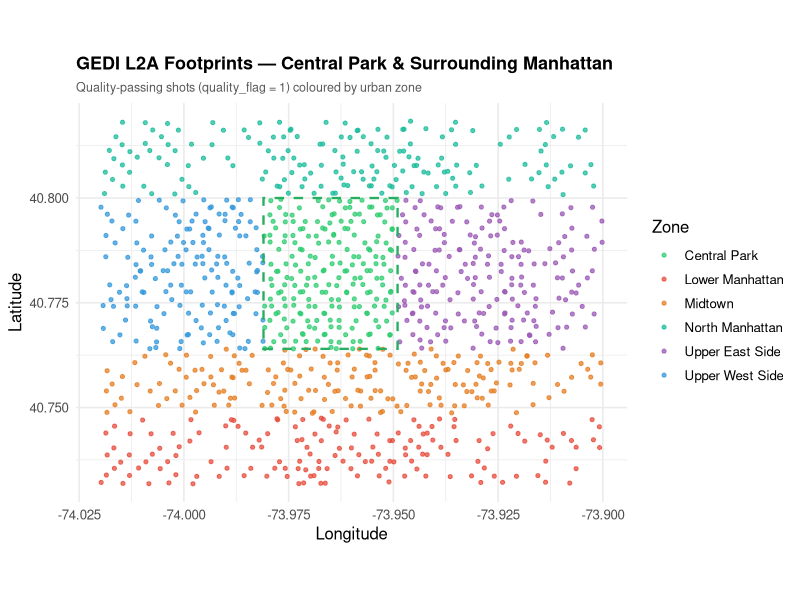
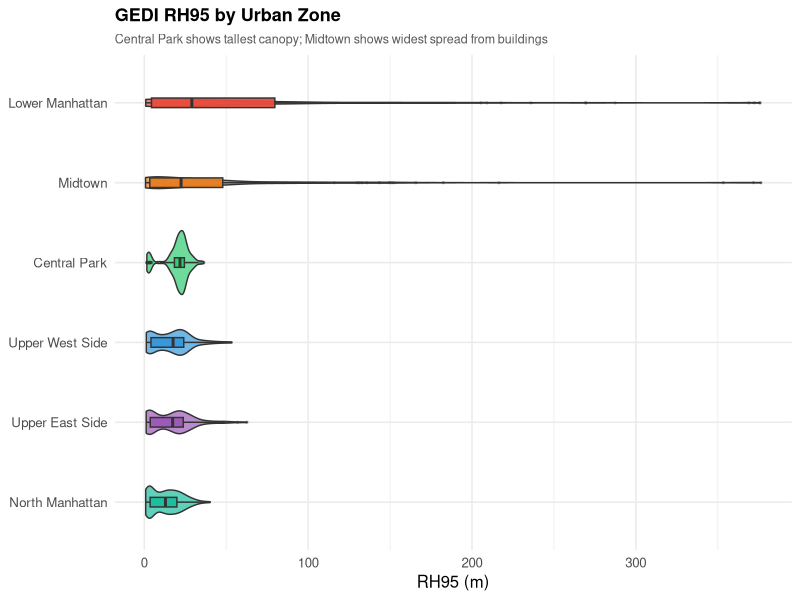
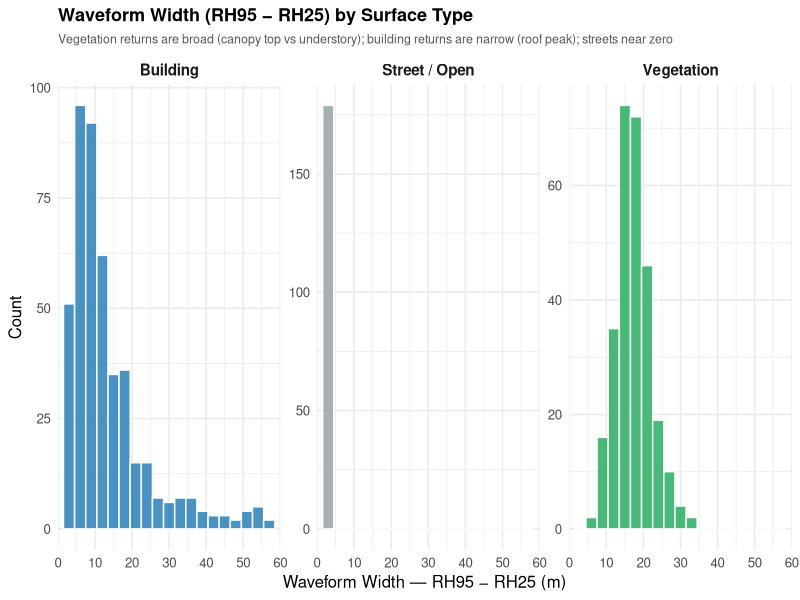
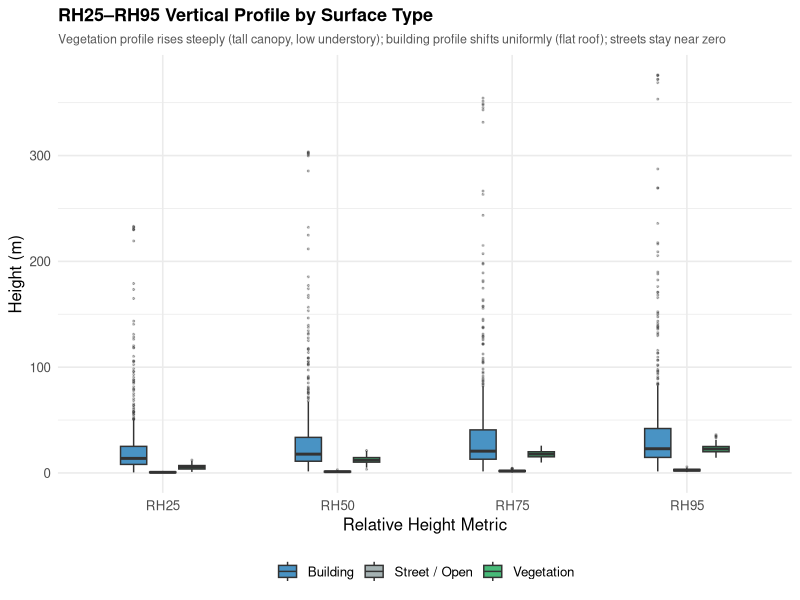
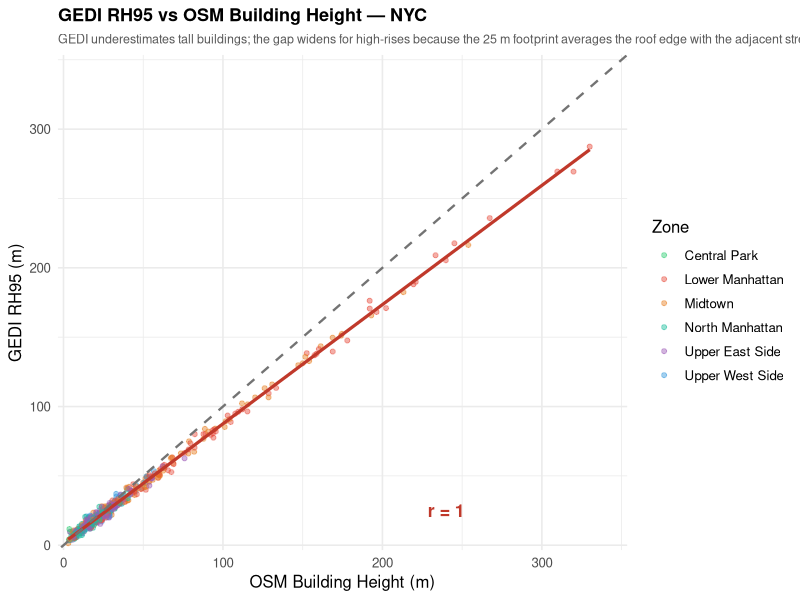
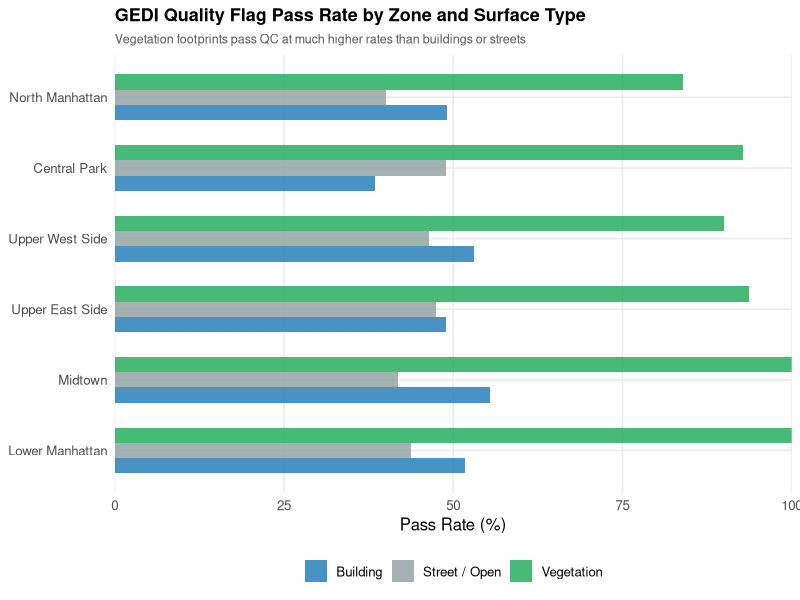

Write R code to recreate these figures, in order. (Note: this script raises an error after producing the figures.)
library(ggplot2)
library(dplyr)
library(tidyr)
library(patchwork)
library(scales)
library(viridis)

set.seed(2025)
outdir <- "C:/Users/dchu/OneDrive - Oklahoma A and M System/code/Dingjin_blog/posts/gedi-urban-nyc"

# ── Study area: Central Park + surrounding Manhattan ─────────────────────────
# lon -74.02 to -73.90, lat 40.73 to 40.82

# Simulate GEDI track footprints (ascending + descending passes)
slope_asc  <-  1.256 * cos(40.77 * pi / 180)
slope_desc <- -slope_asc

make_track_shots <- function(lon_base, slope, lat_range, n = 50) {
  lats <- seq(lat_range[1], lat_range[2], length.out = n)
  data.frame(
    lon = lon_base + (lats - mean(lat_range)) / slope + rnorm(n, 0, 0.0003),
    lat = lats + rnorm(n, 0, 0.00012)
  )
}

lon_bases <- seq(-74.018, -73.902, by = 0.0054)

shots <- bind_rows(
  lapply(lon_bases, make_track_shots, slope = slope_asc,
         lat_range = c(40.732, 40.818), n = 52),
  lapply(lon_bases, make_track_shots, slope = slope_desc,
         lat_range = c(40.732, 40.818), n = 52)
) |>
  filter(lon >= -74.02, lon <= -73.90,
         lat >=  40.73, lat <=  40.82) |>
  distinct(round(lon, 4), round(lat, 4), .keep_all = TRUE)

n <- nrow(shots)
cat("Total shots:", n, "\n")

# ── Zone classification ───────────────────────────────────────────────────────
shots <- shots |>
  mutate(zone = case_when(
    lon >= -73.981 & lon <= -73.949 &
      lat >= 40.764 & lat <= 40.800              ~ "Central Park",
    lat >= 40.764 & lat <= 40.800 & lon < -73.981 ~ "Upper West Side",
    lat >= 40.764 & lat <= 40.800 & lon > -73.949 ~ "Upper East Side",
    lat > 40.800                                  ~ "North Manhattan",
    lat >= 40.748 & lat < 40.764                  ~ "Midtown",
    TRUE                                          ~ "Lower Manhattan"
  ))

cat("Zone breakdown:\n"); print(table(shots$zone))

# ── Surface type assignment per zone ─────────────────────────────────────────
surf_prob <- list(
  "Central Park"    = c(veg = 0.82, building = 0.04, street = 0.14),
  "Upper West Side" = c(veg = 0.09, building = 0.56, street = 0.35),
  "Upper East Side" = c(veg = 0.08, building = 0.58, street = 0.34),
  "Midtown"         = c(veg = 0.03, building = 0.63, street = 0.34),
  "Lower Manhattan" = c(veg = 0.02, building = 0.66, street = 0.32),
  "North Manhattan" = c(veg = 0.11, building = 0.50, street = 0.39)
)

shots$surface <- sapply(shots$zone, function(z) {
  p <- surf_prob[[z]]; sample(names(p), 1, prob = p)
})

# ── Building heights per zone (log-normal, metres) ───────────────────────────
bh_params <- list(
  "Central Park"    = c(ml = 1.5, sl = 0.30),  # small park structures ~4m
  "Upper West Side" = c(ml = 2.9, sl = 0.55),  # brownstones ~15m, apt ~25m
  "Upper East Side" = c(ml = 3.0, sl = 0.60),
  "Midtown"         = c(ml = 3.7, sl = 1.00),  # mix low-commercial + high-rise
  "Lower Manhattan" = c(ml = 3.8, sl = 1.05),
  "North Manhattan" = c(ml = 2.8, sl = 0.50)
)

shots$bldg_height <- mapply(function(z, s) {
  if (s != "building") return(NA_real_)
  p <- bh_params[[z]]
  h <- rlnorm(1, meanlog = p["ml"], sdlog = p["sl"])
  pmax(3, pmin(430, h))
}, shots$zone, shots$surface)

# ── Quality flag: vegetation passes most; buildings/streets fail more ─────────
qp <- c(veg = 0.88, building = 0.50, street = 0.44)
shots$quality_flag <- as.integer(mapply(function(s) rbinom(1, 1, qp[s]),
                                        shots$surface))

# ── RH metrics ───────────────────────────────────────────────────────────────
# Vegetation: broad waveform — low RH25 (ground/understory) + high RH95 (canopy)
# Building:   narrow waveform — all RH metrics cluster near roof height
# Street:     flat low returns — all RH metrics near zero

bh_fill <- ifelse(!is.na(shots$bldg_height), shots$bldg_height, 12)

shots <- shots |>
  mutate(
    # vegetation RH (broad spread)
    v25  = pmax(1.0, rnorm(n, 5.5,  2.5)),
    v50  = pmax(v25, rnorm(n, 12.0, 3.5)),
    v75  = pmax(v50, rnorm(n, 17.5, 3.5)),
    v95  = pmax(v75, rnorm(n, 22.0, 4.5)),
    v98  = pmax(v95, rnorm(n, 24.5, 5.0)),

    # building RH (narrow, scaled to roof height; footprint edge averages down)
    b25  = pmax(0.5, 0.54 * bh_fill + rnorm(n, 0, 2.0)),
    b50  = pmax(b25, 0.70 * bh_fill + rnorm(n, 0, 2.5)),
    b75  = pmax(b50, 0.81 * bh_fill + rnorm(n, 0, 3.0)),
    b95  = pmax(b75, 0.87 * bh_fill + rnorm(n, 0, 3.5)),
    b98  = pmax(b95, 0.90 * bh_fill + rnorm(n, 0, 4.0)),

    # street RH (near-zero)
    s25  = pmax(0, rnorm(n, 0.6, 0.5)),
    s50  = pmax(s25, rnorm(n, 1.0, 0.7)),
    s75  = pmax(s50, rnorm(n, 1.6, 0.9)),
    s95  = pmax(s75, rnorm(n, 2.4, 1.2)),
    s98  = pmax(s95, rnorm(n, 2.9, 1.4)),

    rh25 = case_when(surface == "veg" ~ v25, surface == "building" ~ b25, TRUE ~ s25),
    rh50 = case_when(surface == "veg" ~ v50, surface == "building" ~ b50, TRUE ~ s50),
    rh75 = case_when(surface == "veg" ~ v75, surface == "building" ~ b75, TRUE ~ s75),
    rh95 = case_when(surface == "veg" ~ v95, surface == "building" ~ b95, TRUE ~ s95),
    rh98 = case_when(surface == "veg" ~ v98, surface == "building" ~ b98, TRUE ~ s98),

    waveform_width = rh95 - rh25
  ) |>
  select(-v25, -v50, -v75, -v95, -v98,
         -b25, -b50, -b75, -b95, -b98,
         -s25, -s50, -s75, -s95, -s98)

shots_clean <- shots |> filter(quality_flag == 1)
cat("Quality-passing shots:", nrow(shots_clean), "\n")

# ── Palette helpers ───────────────────────────────────────────────────────────
zone_cols <- c(
  "Central Park"    = "#2ecc71",
  "Upper West Side" = "#3498db",
  "Upper East Side" = "#9b59b6",
  "Midtown"         = "#e67e22",
  "Lower Manhattan" = "#e74c3c",
  "North Manhattan" = "#1abc9c"
)
surf_cols <- c(veg = "#27ae60", building = "#2980b9", street = "#95a5a6")
surf_labs <- c(veg = "Vegetation", building = "Building", street = "Street / Open")

# ── Figure 1: Spatial overview — footprints coloured by zone ─────────────────
p_zone <- ggplot(shots_clean, aes(x = lon, y = lat, color = zone)) +
  geom_point(size = 1.1, alpha = 0.75) +
  scale_color_manual(values = zone_cols, name = "Zone") +
  annotate("rect",
           xmin = -73.981, xmax = -73.949, ymin = 40.764, ymax = 40.800,
           fill = NA, color = "#27ae60", linewidth = 0.8, linetype = "dashed") +
  coord_equal() +
  labs(
    title    = "GEDI L2A Footprints — Central Park & Surrounding Manhattan",
    subtitle = "Quality-passing shots (quality_flag = 1) coloured by urban zone",
    x = "Longitude", y = "Latitude"
  ) +
  theme_minimal(base_size = 12) +
  theme(plot.title    = element_text(face = "bold", size = 13),
        plot.subtitle = element_text(size = 9, color = "grey35"),
        legend.position = "right")

ggsave(file.path(outdir, "fig_zone_spatial.png"), p_zone,
       width = 9, height = 6, dpi = 150, bg = "white")
cat("Saved fig_zone_spatial.png\n")

# ── Figure 2: RH95 distribution by zone ──────────────────────────────────────
p_rh95_zone <- ggplot(shots_clean, aes(x = reorder(zone, rh95, median),
                                        y = rh95, fill = zone)) +
  geom_violin(alpha = 0.70, width = 0.8, trim = TRUE) +
  geom_boxplot(width = 0.12, alpha = 0.95, outlier.size = 0.5, outlier.alpha = 0.3) +
  scale_fill_manual(values = zone_cols, guide = "none") +
  coord_flip() +
  labs(
    title    = "GEDI RH95 by Urban Zone",
    subtitle = "Central Park shows tallest canopy; Midtown shows widest spread from buildings",
    x = NULL, y = "RH95 (m)"
  ) +
  theme_minimal(base_size = 12) +
  theme(plot.title    = element_text(face = "bold", size = 13),
        plot.subtitle = element_text(size = 9, color = "grey35"))

ggsave(file.path(outdir, "fig_rh95_zone.png"), p_rh95_zone,
       width = 9, height = 5.5, dpi = 150, bg = "white")
cat("Saved fig_rh95_zone.png\n")

# ── Figure 3: Waveform width (RH95–RH25) — the key diagnostic ────────────────
shots_clean <- shots_clean |>
  mutate(surf_label = surf_labs[surface])

p_width <- ggplot(shots_clean,
                  aes(x = waveform_width, fill = surf_label)) +
  geom_histogram(binwidth = 3, color = "white", alpha = 0.85) +
  facet_wrap(~surf_label, ncol = 3, scales = "free_y") +
  scale_fill_manual(values = c("Vegetation"    = "#27ae60",
                                "Building"      = "#2980b9",
                                "Street / Open" = "#95a5a6"),
                    guide = "none") +
  scale_x_continuous(limits = c(0, 60), expand = c(0, 0)) +
  labs(
    title    = "Waveform Width (RH95 − RH25) by Surface Type",
    subtitle = "Vegetation returns are broad (canopy top vs understory); building returns are narrow (roof peak); streets near zero",
    x = "Waveform Width — RH95 − RH25 (m)",
    y = "Count"
  ) +
  theme_minimal(base_size = 12) +
  theme(plot.title    = element_text(face = "bold", size = 13),
        plot.subtitle = element_text(size = 9,  color = "grey35"),
        strip.text    = element_text(face = "bold", size = 11))

ggsave(file.path(outdir, "fig_waveform_width.png"), p_width,
       width = 11, height = 4.5, dpi = 150, bg = "white")
cat("Saved fig_waveform_width.png\n")

# ── Figure 4: RH profile (RH25–RH95) for each surface type ───────────────────
rh_long <- shots_clean |>
  select(surface, rh25, rh50, rh75, rh95) |>
  pivot_longer(rh25:rh95, names_to = "metric", values_to = "height") |>
  mutate(
    metric     = factor(toupper(metric),
                        levels = c("RH25","RH50","RH75","RH95")),
    surf_label = surf_labs[surface]
  )

p_profile <- ggplot(rh_long, aes(x = metric, y = height, fill = surf_label)) +
  geom_boxplot(outlier.size = 0.4, outlier.alpha = 0.3,
               width = 0.5, alpha = 0.85) +
  scale_fill_manual(values = c("Vegetation"    = "#27ae60",
                                "Building"      = "#2980b9",
                                "Street / Open" = "#95a5a6"),
                    name = NULL) +
  labs(
    title    = "RH25–RH95 Vertical Profile by Surface Type",
    subtitle = "Vegetation profile rises steeply (tall canopy, low understory); building profile shifts uniformly (flat roof); streets stay near zero",
    x = "Relative Height Metric", y = "Height (m)"
  ) +
  theme_minimal(base_size = 12) +
  theme(plot.title      = element_text(face = "bold", size = 13),
        plot.subtitle   = element_text(size = 9, color = "grey35"),
        legend.position = "bottom")

ggsave(file.path(outdir, "fig_rh_profile.png"), p_profile,
       width = 9, height = 5.5, dpi = 150, bg = "white")
cat("Saved fig_rh_profile.png\n")

# ── Figure 5: GEDI RH95 vs building height scatter ───────────────────────────
bldg_shots <- shots_clean |> filter(surface == "building", !is.na(bldg_height))
r_val      <- round(cor(bldg_shots$rh95, bldg_shots$bldg_height), 2)

p_bldg <- ggplot(bldg_shots, aes(x = bldg_height, y = rh95, color = zone)) +
  geom_point(alpha = 0.45, size = 1.4) +
  geom_smooth(method = "lm", se = FALSE, color = "#c0392b",
              linewidth = 1.1, inherit.aes = FALSE,
              aes(x = bldg_height, y = rh95)) +
  geom_abline(slope = 1, intercept = 0, linetype = "dashed",
              color = "grey45", linewidth = 0.8) +
  scale_color_manual(values = zone_cols, name = "Zone") +
  scale_x_continuous(limits = c(0, 350), expand = c(0.01, 0)) +
  scale_y_continuous(limits = c(0, 350), expand = c(0.01, 0)) +
  annotate("text", x = 240, y = 25, label = paste0("r = ", r_val),
           size = 4.5, color = "#c0392b", fontface = "bold") +
  labs(
    title    = "GEDI RH95 vs OSM Building Height — NYC",
    subtitle = "GEDI underestimates tall buildings; the gap widens for high-rises because the 25 m footprint averages the roof edge with the adjacent street",
    x = "OSM Building Height (m)",
    y = "GEDI RH95 (m)"
  ) +
  theme_minimal(base_size = 12) +
  theme(plot.title    = element_text(face = "bold", size = 13),
        plot.subtitle = element_text(size = 9, color = "grey35"),
        legend.position = "right")

ggsave(file.path(outdir, "fig_bldg_scatter.png"), p_bldg,
       width = 9, height = 6, dpi = 150, bg = "white")
cat("Saved fig_bldg_scatter.png\n")

# ── Figure 6: Quality flag pass rate by zone + surface type ──────────────────
qflag_summary <- shots |>
  group_by(zone, surface) |>
  summarise(pass_rate = mean(quality_flag), n = n(), .groups = "drop") |>
  mutate(surf_label = surf_labs[surface],
         zone = factor(zone, levels = c("Lower Manhattan","Midtown","Upper East Side",
                                        "Upper West Side","Central Park","North Manhattan")))

p_qflag <- ggplot(qflag_summary, aes(x = zone, y = pass_rate * 100,
                                      fill = surf_label)) +
  geom_col(position = "dodge", alpha = 0.85, width = 0.65) +
  scale_fill_manual(values = c("Vegetation"    = "#27ae60",
                                "Building"      = "#2980b9",
                                "Street / Open" = "#95a5a6"),
                    name = NULL) +
  scale_y_continuous(limits = c(0, 100), expand = c(0, 0)) +
  coord_flip() +
  labs(
    title    = "GEDI Quality Flag Pass Rate by Zone and Surface Type",
    subtitle = "Vegetation footprints pass QC at much higher rates than buildings or streets",
    x = NULL, y = "Pass Rate (%)"
  ) +
  theme_minimal(base_size = 12) +
  theme(plot.title      = element_text(face = "bold", size = 13),
        plot.subtitle   = element_text(size = 9,  color = "grey35"),
        legend.position = "bottom",
        panel.grid.minor = element_blank())

ggsave(file.path(outdir, "fig_quality_flag.png"), p_qflag,
       width = 9, height = 5, dpi = 150, bg = "white")
cat("Saved fig_quality_flag.png\n")

# ── Summary statistics ────────────────────────────────────────────────────────
stats <- shots_clean |>
  group_by(zone) |>
  summarise(
    `N shots`        = n(),
    `% Vegetation`   = round(100 * mean(surface == "veg"), 1),
    `% Building`     = round(100 * mean(surface == "building"), 1),
    `% Street`       = round(100 * mean(surface == "street"), 1),
    `Mean RH95 (m)`  = round(mean(rh95), 1),
    `Median RH95 (m)` = round(median(rh95), 1),
    `Mean Width (m)` = round(mean(waveform_width), 1),
    .groups = "drop"
  )
print(stats)
saveRDS(stats,        file.path(outdir, "summary_stats.rds"))
saveRDS(shots,        file.path(outdir, "shots_all.rds"))
saveRDS(shots_clean,  file.path(outdir, "shots_clean.rds"))

cat("\nAll figures saved to:", outdir, "\n")
